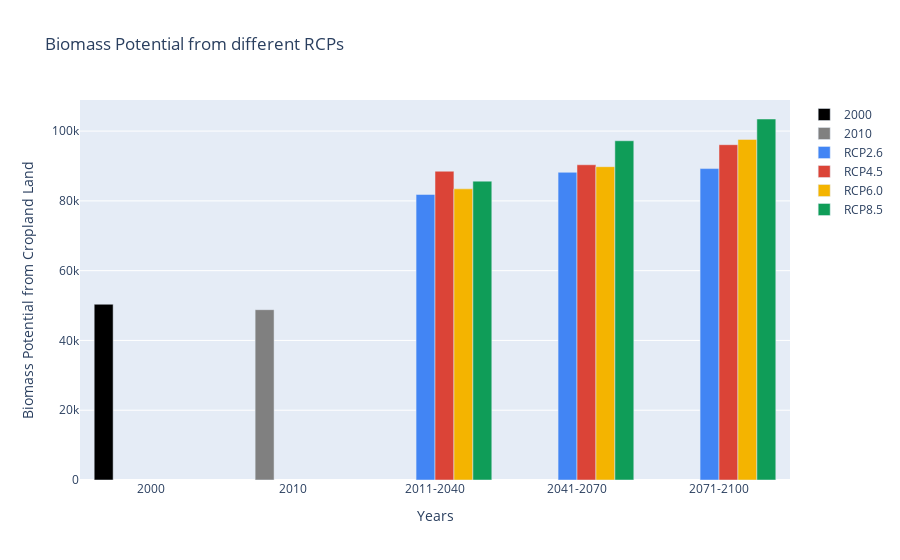

Here is the notebook cell this chart was saved with:
### Code cell
fig_crop_fin

### Figure 1 — Plotly figure (JSON) as saved in the notebook; plotly's stock layout.template omitted (floating-point values rounded to 4 significant figures)
{"data": [{"marker": {"color": "#000000"}, "name": "2000", "type": "bar", "x": ["2000"], "y": [50370.0]}, {"marker": {"color": "#808080"}, "name": "2010", "type": "bar", "x": ["2010"], "y": [48820.0]}, {"marker": {"color": "#4285F4"}, "name": "RCP2.6", "type": "bar", "x": ["2011-2040", "2041-2070", "2071-2100"], "y": [81840.0, 88190.0, 89260.0]}, {"marker": {"color": "#DB4437"}, "name": "RCP4.5", "type": "bar", "x": ["2011-2040", "2041-2070", "2071-2100"], "y": [88500.0, 90350.0, 96100.0]}, {"marker": {"color": "#F4B400"}, "name": "RCP6.0", "type": "bar", "x": ["2011-2040", "2041-2070", "2071-2100"], "y": [83450.0, 89800.0, 97620.0]}, {"marker": {"color": "#0F9D58"}, "name": "RCP8.5", "type": "bar", "x": ["2011-2040", "2041-2070", "2071-2100"], "y": [85660.0, 97230.0, 103500.0]}], "layout": {"barmode": "group", "title": {"text": "Biomass Potential from different RCPs"}, "xaxis": {"title": {"text": "Years"}}, "yaxis": {"title": {"text": "Biomass Potential from Cropland Land"}}}}
